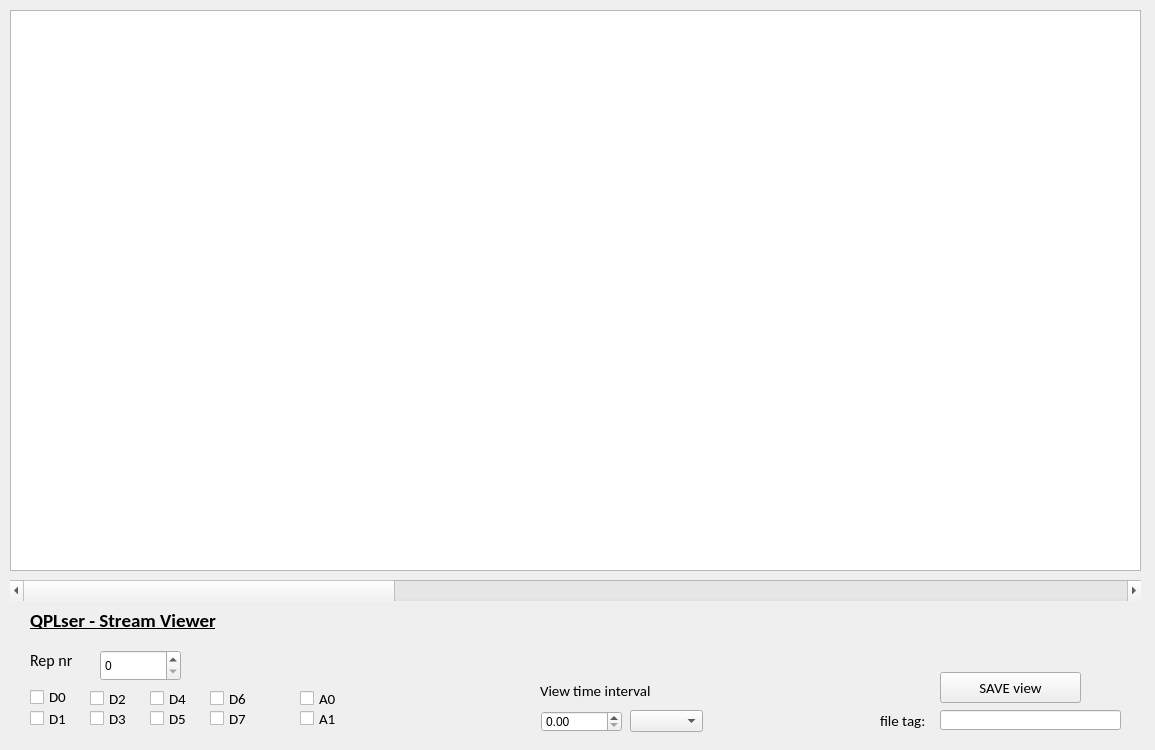
<?xml version="1.0" encoding="UTF-8"?>
<ui version="4.0">
 <class>Panel</class>
 <widget class="QWidget" name="Panel">
  <property name="geometry">
   <rect>
    <x>0</x>
    <y>0</y>
    <width>1155</width>
    <height>750</height>
   </rect>
  </property>
  <property name="windowTitle">
   <string>Panel</string>
  </property>
  <widget class="QPushButton" name="button_save">
   <property name="geometry">
    <rect>
     <x>940</x>
     <y>672</y>
     <width>141</width>
     <height>31</height>
    </rect>
   </property>
   <property name="font">
    <font>
     <family>Calibri</family>
     <pointsize>11</pointsize>
    </font>
   </property>
   <property name="text">
    <string>SAVE view</string>
   </property>
  </widget>
  <widget class="QGraphicsView" name="plot_canvas">
   <property name="geometry">
    <rect>
     <x>10</x>
     <y>10</y>
     <width>1131</width>
     <height>561</height>
    </rect>
   </property>
  </widget>
  <widget class="QLineEdit" name="lineEdit_fileTag">
   <property name="geometry">
    <rect>
     <x>940</x>
     <y>710</y>
     <width>181</width>
     <height>20</height>
    </rect>
   </property>
  </widget>
  <widget class="QLabel" name="label_fileTag">
   <property name="geometry">
    <rect>
     <x>880</x>
     <y>710</y>
     <width>51</width>
     <height>21</height>
    </rect>
   </property>
   <property name="font">
    <font>
     <family>Calibri</family>
     <pointsize>11</pointsize>
    </font>
   </property>
   <property name="text">
    <string>file tag:</string>
   </property>
  </widget>
  <widget class="QSpinBox" name="sb_rep_nr">
   <property name="geometry">
    <rect>
     <x>100</x>
     <y>650</y>
     <width>81</width>
     <height>31</height>
    </rect>
   </property>
  </widget>
  <widget class="QLabel" name="label_view_time">
   <property name="geometry">
    <rect>
     <x>540</x>
     <y>680</y>
     <width>151</width>
     <height>21</height>
    </rect>
   </property>
   <property name="font">
    <font>
     <family>Calibri</family>
     <pointsize>11</pointsize>
    </font>
   </property>
   <property name="text">
    <string>View time interval</string>
   </property>
  </widget>
  <widget class="QLabel" name="label_repNr">
   <property name="geometry">
    <rect>
     <x>30</x>
     <y>650</y>
     <width>61</width>
     <height>21</height>
    </rect>
   </property>
   <property name="font">
    <font>
     <family>Calibri</family>
     <pointsize>12</pointsize>
    </font>
   </property>
   <property name="text">
    <string>Rep nr</string>
   </property>
  </widget>
  <widget class="QDoubleSpinBox" name="dsb_view_time">
   <property name="geometry">
    <rect>
     <x>541</x>
     <y>711</y>
     <width>81</width>
     <height>21</height>
    </rect>
   </property>
  </widget>
  <widget class="QScrollBar" name="Hscrollbar">
   <property name="geometry">
    <rect>
     <x>10</x>
     <y>580</y>
     <width>1131</width>
     <height>21</height>
    </rect>
   </property>
   <property name="pageStep">
    <number>50</number>
   </property>
   <property name="orientation">
    <enum>Qt::Horizontal</enum>
   </property>
  </widget>
  <widget class="QCheckBox" name="cb_D0">
   <property name="geometry">
    <rect>
     <x>30</x>
     <y>687</y>
     <width>51</width>
     <height>20</height>
    </rect>
   </property>
   <property name="font">
    <font>
     <family>Calibri</family>
     <pointsize>11</pointsize>
    </font>
   </property>
   <property name="text">
    <string>D0</string>
   </property>
  </widget>
  <widget class="QCheckBox" name="cb_D1">
   <property name="geometry">
    <rect>
     <x>30</x>
     <y>710</y>
     <width>51</width>
     <height>17</height>
    </rect>
   </property>
   <property name="font">
    <font>
     <family>Calibri</family>
     <pointsize>11</pointsize>
    </font>
   </property>
   <property name="text">
    <string>D1</string>
   </property>
  </widget>
  <widget class="QCheckBox" name="cb_D3">
   <property name="geometry">
    <rect>
     <x>90</x>
     <y>710</y>
     <width>51</width>
     <height>17</height>
    </rect>
   </property>
   <property name="font">
    <font>
     <family>Calibri</family>
     <pointsize>11</pointsize>
    </font>
   </property>
   <property name="text">
    <string>D3</string>
   </property>
  </widget>
  <widget class="QCheckBox" name="cb_D2">
   <property name="geometry">
    <rect>
     <x>90</x>
     <y>690</y>
     <width>51</width>
     <height>17</height>
    </rect>
   </property>
   <property name="font">
    <font>
     <family>Calibri</family>
     <pointsize>11</pointsize>
    </font>
   </property>
   <property name="text">
    <string>D2</string>
   </property>
  </widget>
  <widget class="QCheckBox" name="cb_D5">
   <property name="geometry">
    <rect>
     <x>150</x>
     <y>710</y>
     <width>51</width>
     <height>17</height>
    </rect>
   </property>
   <property name="font">
    <font>
     <family>Calibri</family>
     <pointsize>11</pointsize>
    </font>
   </property>
   <property name="text">
    <string>D5</string>
   </property>
  </widget>
  <widget class="QCheckBox" name="cb_D4">
   <property name="geometry">
    <rect>
     <x>150</x>
     <y>690</y>
     <width>51</width>
     <height>17</height>
    </rect>
   </property>
   <property name="font">
    <font>
     <family>Calibri</family>
     <pointsize>11</pointsize>
    </font>
   </property>
   <property name="text">
    <string>D4</string>
   </property>
  </widget>
  <widget class="QCheckBox" name="cb_D7">
   <property name="geometry">
    <rect>
     <x>210</x>
     <y>710</y>
     <width>51</width>
     <height>17</height>
    </rect>
   </property>
   <property name="font">
    <font>
     <family>Calibri</family>
     <pointsize>11</pointsize>
    </font>
   </property>
   <property name="text">
    <string>D7</string>
   </property>
  </widget>
  <widget class="QCheckBox" name="cb_D6">
   <property name="geometry">
    <rect>
     <x>210</x>
     <y>690</y>
     <width>61</width>
     <height>17</height>
    </rect>
   </property>
   <property name="font">
    <font>
     <family>Calibri</family>
     <pointsize>11</pointsize>
    </font>
   </property>
   <property name="text">
    <string>D6</string>
   </property>
  </widget>
  <widget class="QCheckBox" name="cb_A1">
   <property name="geometry">
    <rect>
     <x>300</x>
     <y>710</y>
     <width>41</width>
     <height>17</height>
    </rect>
   </property>
   <property name="font">
    <font>
     <family>Calibri</family>
     <pointsize>11</pointsize>
    </font>
   </property>
   <property name="text">
    <string>A1</string>
   </property>
  </widget>
  <widget class="QCheckBox" name="cb_A0">
   <property name="geometry">
    <rect>
     <x>300</x>
     <y>690</y>
     <width>51</width>
     <height>17</height>
    </rect>
   </property>
   <property name="font">
    <font>
     <family>Calibri</family>
     <pointsize>11</pointsize>
    </font>
   </property>
   <property name="text">
    <string>A0</string>
   </property>
  </widget>
  <widget class="QComboBox" name="comboBox_units">
   <property name="geometry">
    <rect>
     <x>630</x>
     <y>710</y>
     <width>73</width>
     <height>22</height>
    </rect>
   </property>
  </widget>
  <widget class="QLabel" name="label_nr_steps_finelaser_2">
   <property name="geometry">
    <rect>
     <x>30</x>
     <y>610</y>
     <width>251</width>
     <height>21</height>
    </rect>
   </property>
   <property name="font">
    <font>
     <family>Calibri</family>
     <pointsize>14</pointsize>
     <weight>75</weight>
     <bold>true</bold>
     <underline>true</underline>
    </font>
   </property>
   <property name="text">
    <string>QPLser - Stream Viewer</string>
   </property>
  </widget>
 </widget>
 <layoutdefault spacing="6" margin="11"/>
 <resources/>
 <connections/>
</ui>
